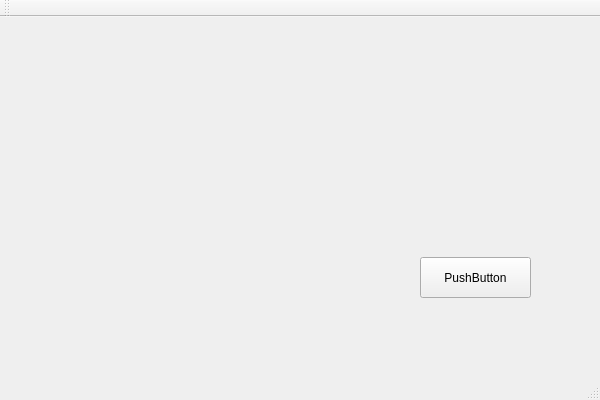
<?xml version="1.0" encoding="UTF-8"?>
<ui version="4.0">
 <class>swQTClass</class>
 <widget class="QMainWindow" name="swQTClass">
  <property name="geometry">
   <rect>
    <x>0</x>
    <y>0</y>
    <width>600</width>
    <height>400</height>
   </rect>
  </property>
  <property name="windowTitle">
   <string>swQT</string>
  </property>
  <widget class="QWidget" name="centralWidget">
   <widget class="QPushButton" name="pushButton">
    <property name="geometry">
     <rect>
      <x>420</x>
      <y>240</y>
      <width>111</width>
      <height>41</height>
     </rect>
    </property>
    <property name="text">
     <string>PushButton</string>
    </property>
   </widget>
  </widget>
  <widget class="QMenuBar" name="menuBar">
   <property name="geometry">
    <rect>
     <x>0</x>
     <y>0</y>
     <width>600</width>
     <height>21</height>
    </rect>
   </property>
  </widget>
  <widget class="QToolBar" name="mainToolBar">
   <attribute name="toolBarArea">
    <enum>TopToolBarArea</enum>
   </attribute>
   <attribute name="toolBarBreak">
    <bool>false</bool>
   </attribute>
  </widget>
  <widget class="QStatusBar" name="statusBar"/>
 </widget>
 <layoutdefault spacing="6" margin="11"/>
 <resources>
  <include location="swqt.qrc"/>
 </resources>
 <connections/>
</ui>
